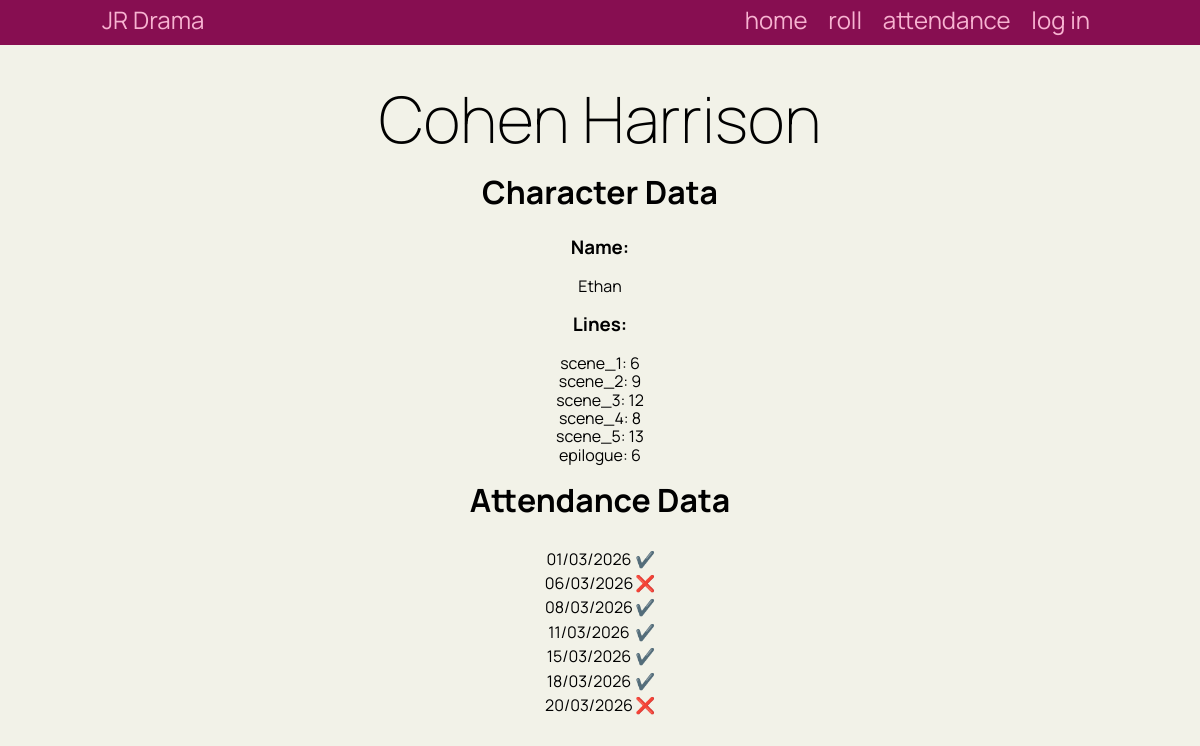
Before: /data/158 with the older database file.
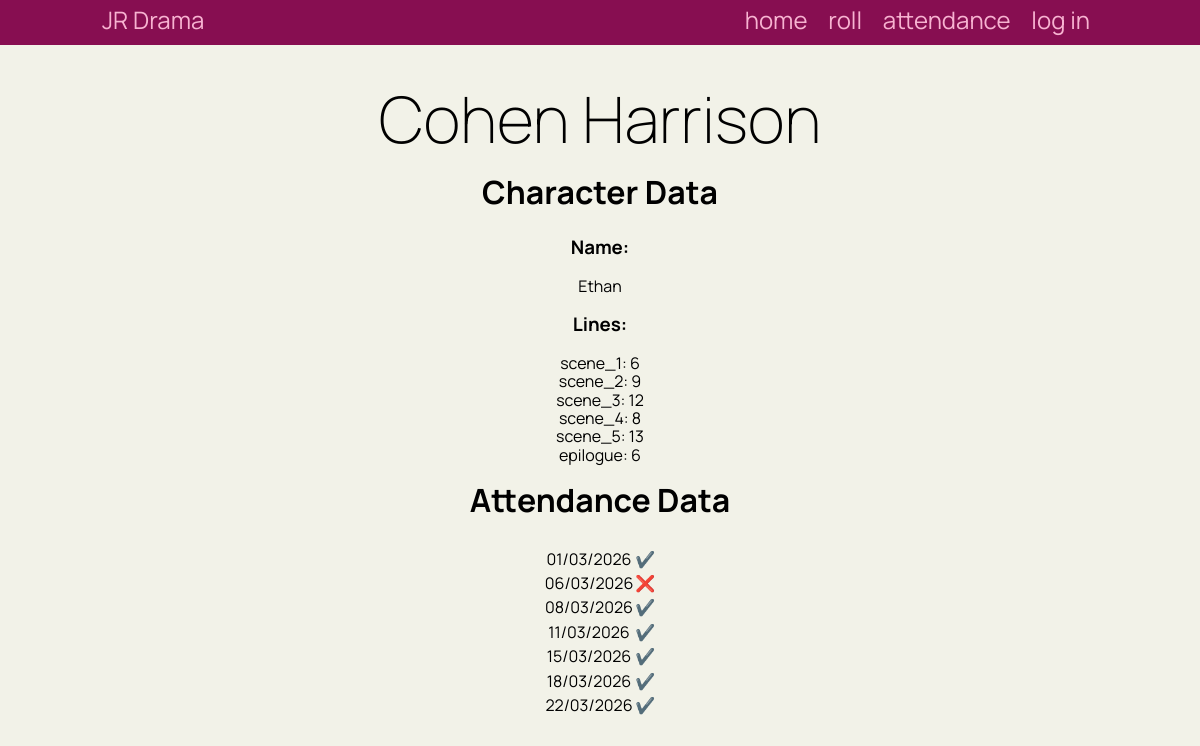
After: the same page with the newer database file.
### tables this page shows
CREATE TABLE people (
    id INTEGER PRIMARY KEY AUTOINCREMENT,
    fname TEXT NOT NULL,
    lname TEXT NOT NULL,
    role TEXT NOT NULL
);

CREATE TABLE attendance(
    itemID TEXT NOT NULL PRIMARY KEY,
    date INTEGER NOT NULL,
    present boolean NOT NULL,
    PersonID INTEGER NOT NULL REFERENCES people(id)
    );

### flask_app.py (the view)
@app.route('/data/<id>')
def data_name(id):
    cur, con = connect_db(DB)
    cur.execute("SELECT * FROM people WHERE id = ?;", (id,))
    person_data = cur.fetchall()[0]
    cur.execute("SELECT * FROM attendance WHERE personID = ?;", (id,))
    attendance_data = cur.fetchall()
    con.close()
    line_counts = {}
    for scene, counts in lines.items():
        if person_data[3] in counts:
            line_counts[scene] = counts[person_data[3]]
    return render_template("data.html", data=[person_data, attendance_data, line_counts], logged_in=logged_in(session))

### flask_app.py (called while the page is built)
def logged_in(s):
    return s.get("password") == ADMIN_PASSWORD

def connect_db(db_file):
    try:
        connection = sqlite3.connect(db_file)
        cursor = connection.cursor()
        print("CONN")
        return cursor, connection
    except Error as e:
        print(e)
        return none

### templates/data.html
{% extends 'base.html' %}
{% block main %}
<br><br><h1>{{data[0][1]}} {{data[0][2]}}</h1><br>
<h2>Character Data</h2><br>
<h3 style="text-align:center;">Name:</h3><br>
<p style="text-align:center;">{{data[0][3]}}</p>
<br><h3 style="text-align:center;">Lines:</h3><br>
{% for scene, lines in data[2].items() %}
<p style="text-align:center;">{{scene}}: {{lines}}</p>
{% endfor %}
<br><h2>Attendance Data</h2><br>
<table class="tablecentre">
{% for day in data[1] %}
            <tr>
                <td>
                    {% set astring = day[1]|string%}
        <p style="line-height: 1.4;text-align:center;">{{astring[1:3]}}/{{astring[3:5]}}/{{astring[5:]}}</p>
                </td>
                <td>
                    <p style="line-height: 1.4;">
                        {% if day[2] == 1 %}✔️{% else %}❌{% endif %}
                    </p>
                </td>
            </tr>
            {% endfor %}</table>
{% endblock %}

### templates/base.html (shortened to what this page needs)
<!DOCTYPE html>
<html>
<head>
    <link rel="stylesheet" href="https://cdnjs.cloudflare.com/ajax/libs/normalize/8.0.1/normalize.css"/>
    <link href="{{ url_for('static', filename='drama.css') }}" rel="stylesheet">
</head>
<body>
<nav>
    <div class="container">
        <div class="navbar-brand">JR Drama</div>
        <div class="navbar-links">
            <a href="/">home</a>
            <a href="/roll">roll</a>
            <a href="/attendance">attendance</a>
            {% if logged_in == True %}
            <a href="/admin-config">admin</a>
            {% else %}
            <a href="/admin">log in</a>
            {% endif %}
        </div>
    </div>
</nav>
<div class="container">
    <main>
        {% block main %}
        {% endblock %}
    </main>
</div>
</body>
</html>

### static/drama.css (style rules this page uses)
* { font-family: 'Manrope', sans-serif; padding: 0; margin: 0; box-sizing: border-box; }
body { background-color: #f2f2e8; }
td { text-align: left; }
.tablecentre { margin-left: auto; margin-right: auto; }
h1 { text-align: center; font-weight: 200; font-size: 4rem; margin: 0; }
h2 { font-size: 2rem; text-align: center; margin: 0 0 0.5rem 0; }
.navbar-brand { display: inline; float: left; }
.navbar-links { display: inline; float: right; }
.container::after { content: ""; clear: both; display: table; }
nav { background-color: #870E51; text-align: center; font-size: 1.5rem; padding-top: 0.4rem; padding-bottom: 0.7rem; color: #F7B3D1; }
nav a { padding: 0 0.5rem; font-size: 1.5rem; }
a, a:visited { color: #F7B3D1; text-decoration: none; }

Changed rows visible on the page:
removed attendance: astring "20", astring "03", astring "2026"
added attendance: astring "22", astring "03", astring "2026"
